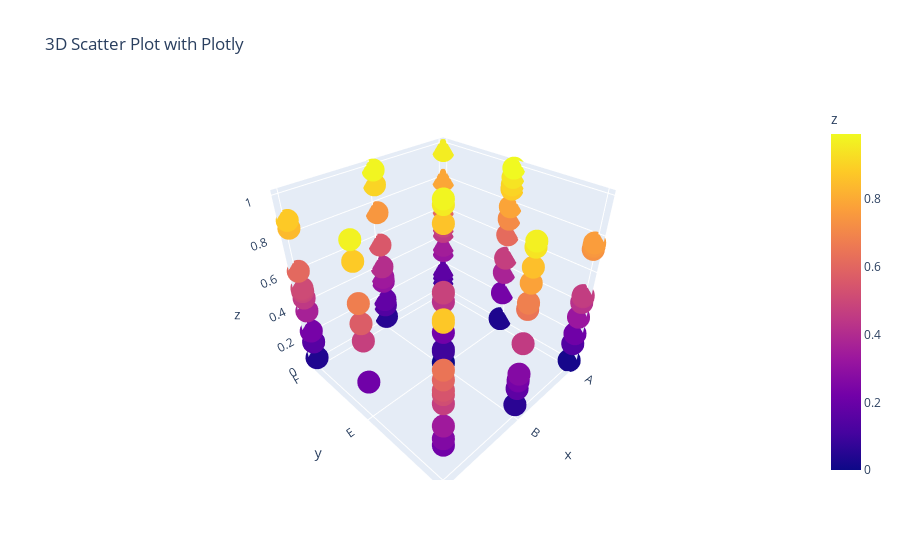
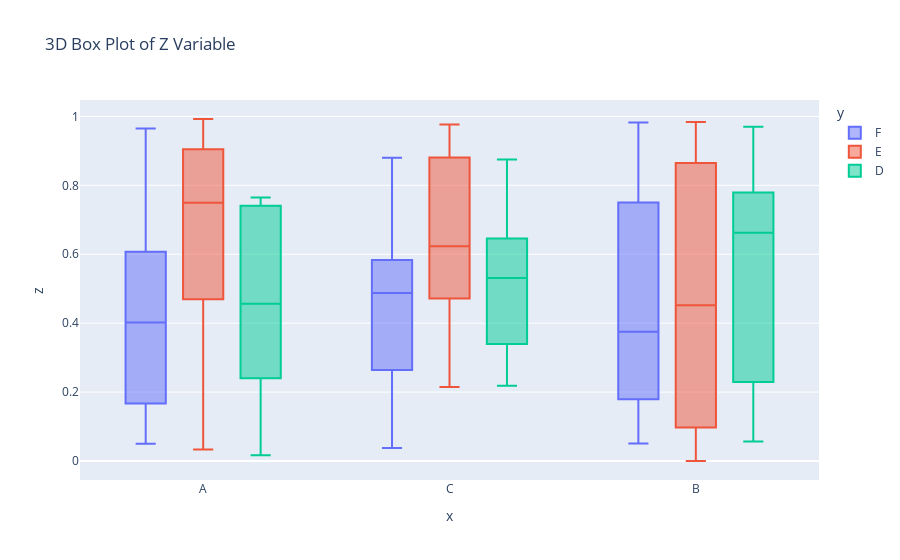

Write notebook code for charts like these, in order.
### Code cell
# Plotly를 사용하여 3D 산점도 그리기
fig_3d_scatter = px.scatter_3d(df, x='x', y='y', z='z', color='z', 
                                title='3D Scatter Plot with Plotly')
fig_3d_scatter.show()

# Plotly를 사용하여 3D 박스 플롯 그리기
# 각 'x', 'y' 카테고리 조합에 대한 'z' 값의 분포를 표시
fig_3d_box = px.box(df, x='x', y='z', color='y', 
                    title='3D Box Plot of Z Variable')

fig_3d_box.show()

### Figure 1 — Plotly figure (JSON) as saved in the notebook; plotly's stock layout.template omitted (floating-point values rounded to 4 significant figures)
{"data": [{"hovertemplate": "x=%{x}<br>y=%{y}<br>z=%{marker.color}<extra></extra>", "legendgroup": "", "marker": {"color": [0.321, 0.2213, 0.1413, 0.09726, 0.984, 0.2603, 0.537, 0.4479, 0.09957, 0.3523, 0.4692, 0.8411, 0.9046, 0.03756, 0.5083, 0.1668, 0.7791, 0.8649, 0.4114, 0.14, 0.03322, 0.9826, 0.3733, 0.4201, 0.05059, 0.3655, 0.01663, 0.2307, 0.7649, 0.9441, 0.75, 0.3394, 0.4895, 0.339, 0.1795, 0.171, 0.4635, 0.8746, 0.9441, 0.6083, 0.5967, 0.7836, 0.5, 0.05037, 0.6991, 0.9924, 0.2673, 0.6791, 0.8643, 0.7508, 0.9645, 0.5542, 0.2124, 0.2224, 0.2187, 0.5696, 0.4521, 0.9702, 0.6805, 0.0853, 0.05642, 0.4878, 0.881, 0.9764, 0.6177, 0.5425, 0.8546, 0.7438, 0.4786, 0.6771, 0.607, 0.7147, 0.4695, 0.456, 0.9064, 0.1372, 0.2292, 0.8816, 0.9044, 0.6458, 0.3247, 0.5197, 5.536e-05, 0.3119, 0.4255, 0.8853, 0.6799, 0.4561, 0.4834, 0.7887, 0.2294, 0.8803, 0.3137, 0.9575, 0.4718, 0.7116, 0.1537, 0.7304, 0.6463, 0.2149], "coloraxis": "coloraxis", "symbol": "circle"}, "mode": "markers", "name": "", "scene": "scene", "showlegend": false, "type": "scatter3d", "x": ["A", "B", "A", "B", "B", "C", "A", "C", "A", "A", "A", "C", "B", "C", "C", "A", "B", "B", "B", "B", "A", "B", "A", "A", "B", "C", "A", "C", "A", "B", "B", "C", "A", "B", "B", "B", "A", "C", "A", "C", "C", "A", "C", "A", "A", "A", "B", "B", "C", "A", "A", "B", "A", "B", "C", "C", "A", "B", "B", "B", "B", "C", "C", "C", "A", "C", "B", "A", "B", "C", "A", "A", "C", "A", "A", "A", "A", "A", "A", "C", "A", "C", "B", "B", "B", "A", "B", "B", "B", "A", "B", "C", "A", "B", "C", "A", "C", "A", "B", "C"], "y": ["F", "E", "D", "E", "E", "D", "F", "F", "F", "F", "E", "F", "F", "F", "F", "F", "D", "E", "F", "F", "E", "F", "E", "D", "F", "F", "D", "F", "D", "D", "F", "D", "F", "F", "F", "D", "D", "D", "E", "F", "D", "E", "F", "F", "F", "E", "D", "D", "D", "D", "F", "F", "D", "D", "D", "E", "F", "D", "D", "E", "D", "F", "E", "E", "E", "D", "D", "D", "E", "E", "F", "E", "D", "D", "E", "F", "E", "E", "E", "D", "D", "D", "E", "F", "E", "E", "D", "D", "E", "F", "D", "F", "F", "E", "E", "E", "F", "D", "D", "E"], "z": [0.321, 0.2213, 0.1413, 0.09726, 0.984, 0.2603, 0.537, 0.4479, 0.09957, 0.3523, 0.4692, 0.8411, 0.9046, 0.03756, 0.5083, 0.1668, 0.7791, 0.8649, 0.4114, 0.14, 0.03322, 0.9826, 0.3733, 0.4201, 0.05059, 0.3655, 0.01663, 0.2307, 0.7649, 0.9441, 0.75, 0.3394, 0.4895, 0.339, 0.1795, 0.171, 0.4635, 0.8746, 0.9441, 0.6083, 0.5967, 0.7836, 0.5, 0.05037, 0.6991, 0.9924, 0.2673, 0.6791, 0.8643, 0.7508, 0.9645, 0.5542, 0.2124, 0.2224, 0.2187, 0.5696, 0.4521, 0.9702, 0.6805, 0.0853, 0.05642, 0.4878, 0.881, 0.9764, 0.6177, 0.5425, 0.8546, 0.7438, 0.4786, 0.6771, 0.607, 0.7147, 0.4695, 0.456, 0.9064, 0.1372, 0.2292, 0.8816, 0.9044, 0.6458, 0.3247, 0.5197, 5.536e-05, 0.3119, 0.4255, 0.8853, 0.6799, 0.4561, 0.4834, 0.7887, 0.2294, 0.8803, 0.3137, 0.9575, 0.4718, 0.7116, 0.1537, 0.7304, 0.6463, 0.2149]}], "layout": {"coloraxis": {"colorbar": {"title": {"text": "z"}}, "colorscale": [[0, "#0d0887"], [0.1111, "#46039f"], [0.2222, "#7201a8"], [0.3333, "#9c179e"], [0.4444, "#bd3786"], [0.5556, "#d8576b"], [0.6667, "#ed7953"], [0.7778, "#fb9f3a"], [0.8889, "#fdca26"], [1, "#f0f921"]]}, "legend": {"tracegroupgap": 0}, "scene": {"domain": {"x": [0, 1], "y": [0, 1]}, "xaxis": {"title": {"text": "x"}}, "yaxis": {"title": {"text": "y"}}, "zaxis": {"title": {"text": "z"}}}, "title": {"text": "3D Scatter Plot with Plotly"}}}

### Figure 2 — Plotly figure (JSON) as saved in the notebook; plotly's stock layout.template omitted (floating-point values rounded to 4 significant figures)
{"data": [{"alignmentgroup": "True", "hovertemplate": "y=F<br>x=%{x}<br>z=%{y}<extra></extra>", "legendgroup": "F", "marker": {"color": "#636efa"}, "name": "F", "notched": false, "offsetgroup": "F", "orientation": "v", "showlegend": true, "type": "box", "x": ["A", "A", "C", "A", "A", "C", "B", "C", "C", "A", "B", "B", "B", "B", "C", "C", "B", "A", "B", "B", "C", "C", "A", "A", "A", "B", "A", "C", "A", "A", "B", "A", "C", "A", "C"], "x0": " ", "xaxis": "x", "y": [0.321, 0.537, 0.4479, 0.09957, 0.3523, 0.8411, 0.9046, 0.03756, 0.5083, 0.1668, 0.4114, 0.14, 0.9826, 0.05059, 0.3655, 0.2307, 0.75, 0.4895, 0.339, 0.1795, 0.6083, 0.5, 0.05037, 0.6991, 0.9645, 0.5542, 0.4521, 0.4878, 0.607, 0.1372, 0.3119, 0.7887, 0.8803, 0.3137, 0.1537], "y0": " ", "yaxis": "y"}, {"alignmentgroup": "True", "hovertemplate": "y=E<br>x=%{x}<br>z=%{y}<extra></extra>", "legendgroup": "E", "marker": {"color": "#EF553B"}, "name": "E", "notched": false, "offsetgroup": "E", "orientation": "v", "showlegend": true, "type": "box", "x": ["B", "B", "B", "A", "B", "A", "A", "A", "A", "A", "C", "B", "C", "C", "A", "B", "C", "A", "A", "A", "A", "A", "B", "B", "A", "B", "B", "C", "A", "C"], "x0": " ", "xaxis": "x", "y": [0.2213, 0.09726, 0.984, 0.4692, 0.8649, 0.03322, 0.3733, 0.9441, 0.7836, 0.9924, 0.5696, 0.0853, 0.881, 0.9764, 0.6177, 0.4786, 0.6771, 0.7147, 0.9064, 0.2292, 0.8816, 0.9044, 5.536e-05, 0.4255, 0.8853, 0.4834, 0.9575, 0.4718, 0.7116, 0.2149], "y0": " ", "yaxis": "y"}, {"alignmentgroup": "True", "hovertemplate": "y=D<br>x=%{x}<br>z=%{y}<extra></extra>", "legendgroup": "D", "marker": {"color": "#00cc96"}, "name": "D", "notched": false, "offsetgroup": "D", "orientation": "v", "showlegend": true, "type": "box", "x": ["A", "C", "B", "A", "A", "A", "B", "C", "B", "A", "C", "C", "B", "B", "C", "A", "A", "B", "C", "B", "B", "B", "C", "B", "A", "C", "A", "C", "A", "C", "B", "B", "B", "A", "B"], "x0": " ", "xaxis": "x", "y": [0.1413, 0.2603, 0.7791, 0.4201, 0.01663, 0.7649, 0.9441, 0.3394, 0.171, 0.4635, 0.8746, 0.5967, 0.2673, 0.6791, 0.8643, 0.7508, 0.2124, 0.2224, 0.2187, 0.9702, 0.6805, 0.05642, 0.5425, 0.8546, 0.7438, 0.4695, 0.456, 0.6458, 0.3247, 0.5197, 0.6799, 0.4561, 0.2294, 0.7304, 0.6463], "y0": " ", "yaxis": "y"}], "layout": {"boxmode": "group", "legend": {"title": {"text": "y"}, "tracegroupgap": 0}, "title": {"text": "3D Box Plot of Z Variable"}, "xaxis": {"anchor": "y", "domain": [0, 1], "title": {"text": "x"}}, "yaxis": {"anchor": "x", "domain": [0, 1], "title": {"text": "z"}}}}
